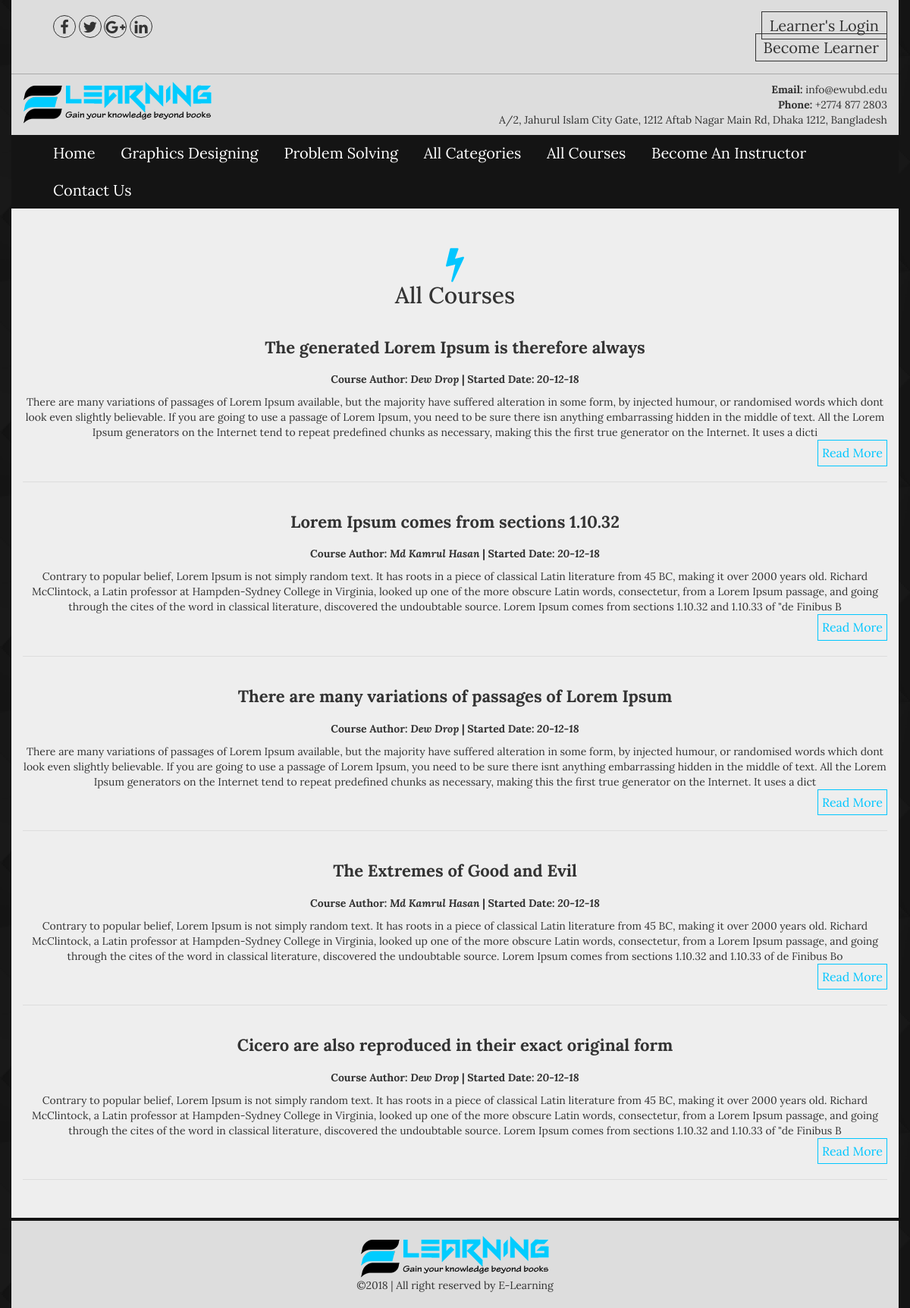
/all_course.php, run on the app's committed database.
### tables this page shows
CREATE TABLE IF NOT EXISTS `categories` (
`cat_id` int(100) NOT NULL,
  `cat_name` varchar(100) NOT NULL,
  `cat_desc` text NOT NULL,
  `cat_icon` varchar(50) NOT NULL
);

CREATE TABLE IF NOT EXISTS `posts` (
`post_id` int(100) NOT NULL,
  `cat_id` int(100) NOT NULL,
  `post_title` varchar(100) NOT NULL,
  `post_date` text NOT NULL,
  `post_author` varchar(50) NOT NULL,
  `post_keywords` text NOT NULL,
  `post_image` text NOT NULL,
  `post_content` longtext NOT NULL
);

### all_course.php (the view, shortened to what this page needs)
<?php
include("includes/header.php");
?>
<section class="featured_categories">
   <div class="container">
       <div class="row">
           <div class="col-md-12">
                <div class="section_title text-center">
                <div class="section_title text-center contact_title">
                    <h2><i class="fa fa-flash"></i>All Courses</h2>
                <div class="our_latest_courses">
                    <?php
                    $post = "select * from posts ORDER BY rand() LIMIT 5";
                    $run_post = mysqli_query($con,$post);
                    while($post_row = mysqli_fetch_array($run_post)):
                    $post_id = $post_row ['post_id'];
                    $post_title = $post_row ['post_title'];
                    $post_date = $post_row ['post_date'];
                    $post_author = $post_row ['post_author'];
                    $post_content = substr($post_row ['post_content'],0,500);
                    ?>
                    <div class="single_latest">
                        <h4><a href="single.php?post_id=<?php echo $post_id;?>"><?php echo $post_title;?></a></h4>
                        <p style="margin-bottom:10px"><strong><span>Course Author: <em><?php echo $post_author;?></em></span><span> | </span><span>Started Date: <em><?php echo $post_date;?></em></span></strong></p>
                        <?php echo $post_content;?>
                        <div class="readmore clearfix"><a href="single.php?post_id=<?php echo $post_id;?>">Read More</a></div>
                    </div>
                    <?php endwhile;?>
                    </div>
                </div>
            </div>
        </div>
    </div>
</section>
<?php include("includes/footer.php");?>

### includes/frontend_menus.php (shortened to what this page needs)
<div class="menu_top">
	<ul>
		<li><a href="index.php">Home</a></li>
		<?php
		$cat = "select * from categories LIMIT 2";
		$run_cat = mysqli_query($con,$cat);
		while ($cat_row = mysqli_fetch_array($run_cat)):
		$category_id = $cat_row['cat_id'];
		$category_name = $cat_row['cat_name'];
		?>
		<li><a href="single-cat.php?cat_id=<?php echo $category_id;?>"><?php echo $category_name;?></a></li>
		<?php endwhile;?>
		<li><a href="#">All Categories</a>
		</li>
		<li><a href="all_course.php">All Courses</a></li>
		<li><a href="admin/registration.php">Become An Instructor</a>
		</li>
		<li><a href="contact.php">Contact Us</a></li>
	</ul>
</div>

### css/style.css (style rules this page uses)
body { font-family: 'Lora', serif; background: url(../images/bg.png)repeat; }
ul { margin: 0;ead padding: 0; list-style: none; }
h1,h2,h3,h4,h5,h6,p { margin: 0; padding: 0 }
.container { background: #eee }
.menu_top li { display: inline-block; }
.menu_top { background: #141414 none repeat scroll 0 0; }
.menu_top a { color: #fff; display: block; font-size: 20px; padding: 10px 15px; }
.section_title i { color: #00c6ff; display: block; font-size: 48px; }
.single_latest { border-bottom: 1px solid #ddd; padding: 20px 0; }
.single_latest h4 a { color: #333; display: block; font-size: 22px; font-weight: bold; margin: 20px 0; }
.readmore > a { border: 1px solid #00c6ff; color: #00c6ff; display: block; float: right; font-size: 16px; padding: 5px; }
body, html { height: 100%; }
.menu_top li { position: relative; }
.section_title.text-center.contact_title { margin: 50px 0; }

### data on the page
categories: cat_name "Graphics Designing"
categories: cat_name "Problem Solving"
posts: post_title "The generated Lorem Ipsum is therefore always", post_author "Dew Drop", post_date "20-12-18", post_content "There are many variations of passages of Lorem Ipsum available, but the majority have suffered alteration in some form, by injected humour, or randomised words which dont look even slightly believable. If you are going to use a passage of Lorem Ipsum, you need to be sure there isn anything embarrassing hidden in the middle of text. All the Lorem Ipsum generators on the Internet tend to repeat predefined chunks as necessary, making this the first true generator on the Internet. It uses a dicti"
posts: post_title "Lorem Ipsum comes from sections 1.10.32", post_author "Md Kamrul Hasan", post_date "20-12-18", post_content "Contrary to popular belief, Lorem Ipsum is not simply random text. It has roots in a piece of classical Latin literature from 45 BC, making it over 2000 years old. Richard McClintock, a Latin professor at Hampden-Sydney College in Virginia, looked up one of the more obscure Latin words, consectetur, from a Lorem Ipsum passage, and going through the cites of the word in classical literature, discovered the undoubtable source. Lorem Ipsum comes from sections 1.10.32 and 1.10.33 of \"de Finibus B"
posts: post_title "There are many variations of passages of Lorem Ipsum", post_author "Dew Drop", post_date "20-12-18", post_content "There are many variations of passages of Lorem Ipsum available, but the majority have suffered alteration in some form, by injected humour, or randomised words which dont look even slightly believable. If you are going to use a passage of Lorem Ipsum, you need to be sure there isnt anything embarrassing hidden in the middle of text. All the Lorem Ipsum generators on the Internet tend to repeat predefined chunks as necessary, making this the first true generator on the Internet. It uses a dict"
posts: post_title "The Extremes of Good and Evil", post_author "Md Kamrul Hasan", post_date "20-12-18", post_content "Contrary to popular belief, Lorem Ipsum is not simply random text. It has roots in a piece of classical Latin literature from 45 BC, making it over 2000 years old. Richard McClintock, a Latin professor at Hampden-Sydney College in Virginia, looked up one of the more obscure Latin words, consectetur, from a Lorem Ipsum passage, and going through the cites of the word in classical literature, discovered the undoubtable source. Lorem Ipsum comes from sections 1.10.32 and 1.10.33 of de Finibus Bo"
posts: post_title "Cicero are also reproduced in their exact original form", post_author "Dew Drop", post_date "20-12-18", post_content "Contrary to popular belief, Lorem Ipsum is not simply random text. It has roots in a piece of classical Latin literature from 45 BC, making it over 2000 years old. Richard McClintock, a Latin professor at Hampden-Sydney College in Virginia, looked up one of the more obscure Latin words, consectetur, from a Lorem Ipsum passage, and going through the cites of the word in classical literature, discovered the undoubtable source. Lorem Ipsum comes from sections 1.10.32 and 1.10.33 of \"de Finibus B"
